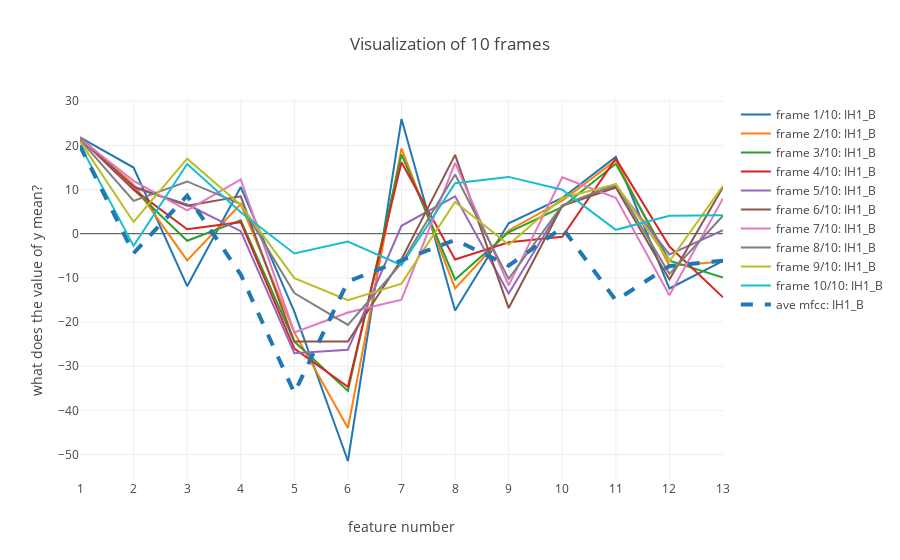

The notebook cell this image was saved under:
### Markdown cell above
### `ex_3`: "IS"

### Code cell
py.iplot(
    fv.plot_frames(
        frames=feats_in[SAMPLE][ex_3["start"]:ex_3["stop"]],
        phones=ali_in[SAMPLE][ex_3["start"]:ex_3["stop"]],
        average_mfccs_dict=ave_dict
    )
)

### Figure 1 — Plotly figure (JSON) as saved in the notebook; plotly's stock layout.template omitted (floating-point values rounded to 4 significant figures)
{"data": [{"mode": "lines", "name": "frame 1/10: IH1_B", "type": "scatter", "x": [1, 2, 3, 4, 5, 6, 7, 8, 9, 10, 11, 12, 13], "y": [21.81, 14.97, -11.88, 10.56, -17.64, -51.46, 25.97, -17.4, 2.356, 8.087, 17.39, -12.41, -6.137]}, {"mode": "lines", "name": "frame 2/10: IH1_B", "type": "scatter", "x": [1, 2, 3, 4, 5, 6, 7, 8, 9, 10, 11, 12, 13], "y": [21.84, 11.11, -6.053, 6.699, -22.34, -44.0, 19.3, -12.38, 0.7385, 7.488, 16.62, -7.306, -6.313]}, {"mode": "lines", "name": "frame 3/10: IH1_B", "type": "scatter", "x": [1, 2, 3, 4, 5, 6, 7, 8, 9, 10, 11, 12, 13], "y": [21.7, 10.03, -1.595, 3.028, -24.43, -35.59, 17.97, -10.37, 0.3343, 6.058, 15.85, -6.119, -9.935]}, {"mode": "lines", "name": "frame 4/10: IH1_B", "type": "scatter", "x": [1, 2, 3, 4, 5, 6, 7, 8, 9, 10, 11, 12, 13], "y": [21.67, 10.03, 0.9937, 2.62, -26.0, -34.66, 16.19, -5.841, -1.957, -0.7022, 17.0, -2.915, -14.39]}, {"mode": "lines", "name": "frame 5/10: IH1_B", "type": "scatter", "x": [1, 2, 3, 4, 5, 6, 7, 8, 9, 10, 11, 12, 13], "y": [21.78, 10.46, 6.602, 0.5809, -27.05, -26.26, 1.792, 8.48, -13.54, 6.448, 10.84, -4.695, 0.8125]}, {"mode": "lines", "name": "frame 6/10: IH1_B", "type": "scatter", "x": [1, 2, 3, 4, 5, 6, 7, 8, 9, 10, 11, 12, 13], "y": [21.64, 10.68, 6.315, 8.475, -24.43, -24.39, -5.792, 17.86, -16.84, 6.318, 10.45, -10.39, 10.54]}, {"mode": "lines", "name": "frame 7/10: IH1_B", "type": "scatter", "x": [1, 2, 3, 4, 5, 6, 7, 8, 9, 10, 11, 12, 13], "y": [21.5, 11.98, 5.308, 12.3, -22.34, -17.86, -14.94, 16.05, -11.71, 12.78, 8.125, -13.95, 7.998]}, {"mode": "lines", "name": "frame 8/10: IH1_B", "type": "scatter", "x": [1, 2, 3, 4, 5, 6, 7, 8, 9, 10, 11, 12, 13], "y": [21.3, 7.429, 11.83, 6.699, -13.46, -20.66, -6.684, 13.42, -10.24, 6.448, 11.22, -9.086, 4.067]}, {"mode": "lines", "name": "frame 9/10: IH1_B", "type": "scatter", "x": [1, 2, 3, 4, 5, 6, 7, 8, 9, 10, 11, 12, 13], "y": [20.91, 2.66, 16.99, 6.495, -10.06, -15.05, -11.29, 7.186, -2.496, 8.087, 11.22, -6.238, 10.85]}, {"mode": "lines", "name": "frame 10/10: IH1_B", "type": "scatter", "x": [1, 2, 3, 4, 5, 6, 7, 8, 9, 10, 11, 12, 13], "y": [20.1, -2.759, 15.8, 4.864, -4.476, -1.77, -7.13, 11.42, 12.87, 9.964, 0.8778, 4.059, 4.155]}, {"line": {"dash": "dash", "width": 4}, "mode": "lines", "name": "ave mfcc: IH1_B", "type": "scatter", "x": [1, 2, 3, 4, 5, 6, 7, 8, 9, 10, 11, 12, 13], "y": [19.87, -4.431, 8.625, -9.242, -36.04, -10.82, -6.044, -1.4, -7.24, 1.367, -15.09, -7.32, -6.117]}], "layout": {"title": "Visualization of 10 frames", "xaxis": {"dtick": true, "title": "feature number"}, "yaxis": {"title": "what does the value of y mean?"}}}
